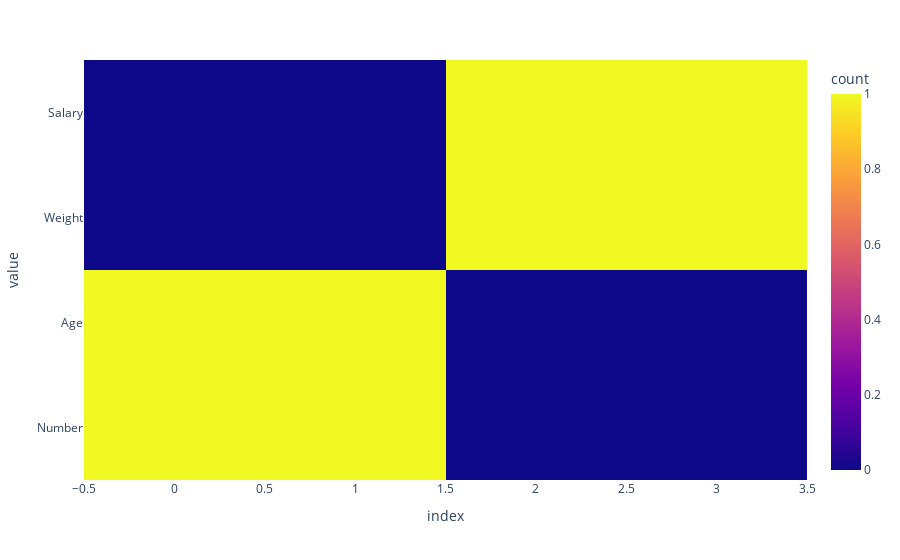

The code cell stored with this chart in its notebook:
### Code cell
px.density_heatmap(df._get_numeric_data().columns)

### Figure 1 — Plotly figure (JSON) as saved in the notebook; plotly's stock layout.template omitted (floating-point values rounded to 4 significant figures)
{"data": [{"coloraxis": "coloraxis", "hovertemplate": "index=%{x}<br>value=%{y}<br>count=%{z}<extra></extra>", "name": "", "type": "histogram2d", "x": [0, 1, 2, 3], "xaxis": "x", "xbingroup": "x", "y": ["Number", "Age", "Weight", "Salary"], "yaxis": "y", "ybingroup": "y"}], "layout": {"coloraxis": {"colorbar": {"title": {"text": "count"}}, "colorscale": [[0, "#0d0887"], [0.1111, "#46039f"], [0.2222, "#7201a8"], [0.3333, "#9c179e"], [0.4444, "#bd3786"], [0.5556, "#d8576b"], [0.6667, "#ed7953"], [0.7778, "#fb9f3a"], [0.8889, "#fdca26"], [1, "#f0f921"]]}, "legend": {"tracegroupgap": 0}, "margin": {"t": 60}, "xaxis": {"anchor": "y", "domain": [0, 1], "title": {"text": "index"}}, "yaxis": {"anchor": "x", "domain": [0, 1], "title": {"text": "value"}}}}
